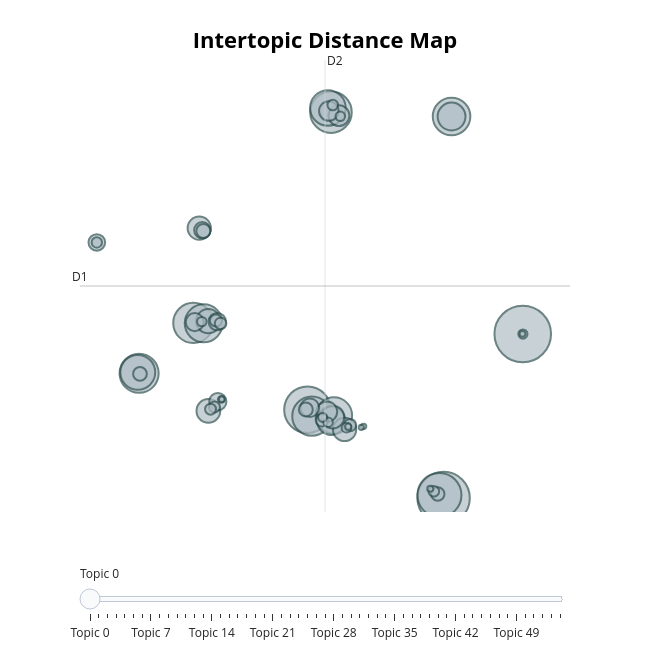

Here is the notebook cell this chart was saved with:
### Code cell
fig = topic_model.visualize_topics()
fig.show()
fig.write_html(r"C:\Users\Lyk\Desktop\黑神话悟空-数据\中文评论\气泡图.html")
